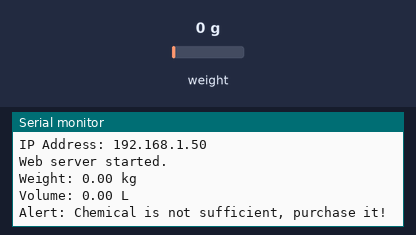
The sketch below on a simulated ESP32. Shown: the last lines printed to the serial monitor. The inputs (shaded band) are chosen by the test bench; at power-on: weight on the scale 0 g. WiFi joins after 1.5 s; servers stay silent unless stated.

Above: at 3.7 s.
3.8 s: weight on the scale set to 3 g
At 6.2 s:
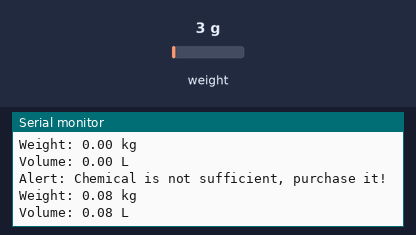
6.4 s: weight on the scale set to 100 g
At 7.9 s:
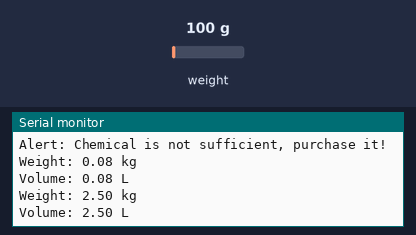
Timing chart, 0 to 9.4 s (numbered marks = the images above; inputs shaded):
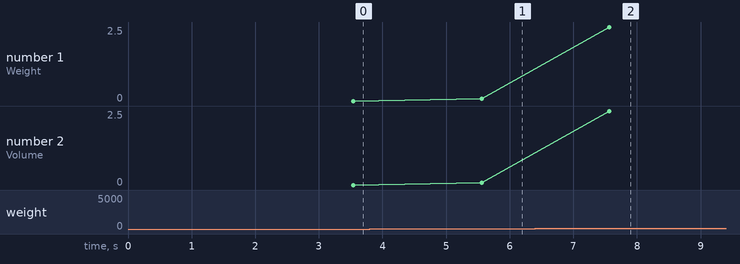

The sketch:

code.ino
```cpp
#include <HX711.h>
#include <WiFi.h>
#include <WebServer.h>
// HX711 Pins
#define DOUT 2  // Data pin
#define CLK 5   // Clock pin
HX711 scale;
// Calibration factor (adjust based on your setup)
float calibration_factor = 2175;
// Wi-Fi credentials
const char* ssid = "RADHEKRISHNA 9946";
const char* password = "1z72(02S";
// Web server instance
WebServer server(80);
float weight = 0.0;
float volume = 0.0;
const float density = 1.0;  // Density of water in kg/L
const float beaker_capacity = 10.0;  // Beaker capacity in liters
void handleRoot() {
  String html = "<html><head><title>IoT-Based Chemical Inventory Management</title></head><body>";
  html += "<h1>Chemical Inventory Management</h1>";
  html += "<p><strong>Weight:</strong> " + String(weight, 2) + " kg</p>";
  html += "<p><strong>Volume:</strong> " + String(volume, 2) + " L</p>";
  if (volume < 0.05) {  // Threshold of 50 mL (0.05 L)
    html += "<p style='color:red;'><strong>Alert:</strong> Chemical is not sufficient, purchase it!</p>";
  }
  html += "</body></html>";
  server.send(200, "text/html", html);
}
void setup() {
  Serial.begin(9600);
  // Initialize the HX711
  scale.begin(DOUT, CLK);
  scale.set_scale(calibration_factor);
  scale.tare();  // Reset the scale to 0
  Serial.println("HX711 Load Cell Initialized.");
  Serial.println("Place a known weight for calibration if needed.");
// Connect to Wi-Fi
  Serial.print("Connecting to Wi-Fi...");
  WiFi.begin(ssid, password);
  while (WiFi.status() != WL_CONNECTED) {
    delay(500);
    Serial.print(".");
  }
  Serial.println("\nWi-Fi connected.");
  Serial.print("IP Address: ");
  Serial.println(WiFi.localIP());
 // Set up the web server
  server.on("/", handleRoot);
  server.begin();
  Serial.println("Web server started.");
}
void loop() {
  // Check if HX711 is ready
  if (scale.is_ready()) {
    weight = scale.get_units(10);  // Average of 10 readings
    weight = (weight / 40);  // Calibration adjustment
    volume = weight / density;  // Calculate volume
  Serial.print("Weight: ");
    Serial.print(weight, 2);  // Display weight with 2 decimal places
    Serial.println(" kg");
   Serial.print("Volume: ");
    Serial.print(volume, 2);  // Display volume with 2 decimal places
    Serial.println(" L");
   if (volume < 0.05) {
      Serial.println("Alert: Chemical is not sufficient, purchase it!");
    }
  } else {
    Serial.println("HX711 not found. Please check connections.");
  }
// Handle client requests
  server.handleClient();
 delay(1000);  // Delay for 1 second between readings
}
```

Measured:
- the behaviour switches between 1 and 2 g on weight on the scale (found by bisection; images 0 and 1)
- after the input at 3.8 s, the serial monitor: prints a new line after 1.8 s (image 1)
- after the input at 6.4 s, the serial monitor: prints a new line after 1.2 s (image 2)
- plotted number 1: 0 → 0.08 after the input at 3.8 s, 0.08 → 2.5 after the input at 6.4 s
- plotted number 2: 0 → 0.08 after the input at 3.8 s, 0.08 → 2.5 after the input at 6.4 s
